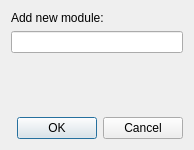
<?xml version="1.0" encoding="UTF-8"?>
<ui version="4.0">
 <class>Dialog</class>
 <widget class="QDialog" name="Dialog">
  <property name="geometry">
   <rect>
    <x>0</x>
    <y>0</y>
    <width>194</width>
    <height>150</height>
   </rect>
  </property>
  <property name="windowTitle">
   <string>New module...</string>
  </property>
  <layout class="QVBoxLayout" name="verticalLayout">
   <item>
    <widget class="QLabel" name="labelHeader">
     <property name="text">
      <string>Add new module:</string>
     </property>
    </widget>
   </item>
   <item>
    <widget class="QLineEdit" name="lineEditNewModule"/>
   </item>
   <item>
    <spacer name="verticalSpacer">
     <property name="orientation">
      <enum>Qt::Vertical</enum>
     </property>
     <property name="sizeHint" stdset="0">
      <size>
       <width>20</width>
       <height>40</height>
      </size>
     </property>
    </spacer>
   </item>
   <item>
    <widget class="QDialogButtonBox" name="buttonBox">
     <property name="orientation">
      <enum>Qt::Horizontal</enum>
     </property>
     <property name="standardButtons">
      <set>QDialogButtonBox::Cancel|QDialogButtonBox::Ok</set>
     </property>
    </widget>
   </item>
  </layout>
 </widget>
 <resources/>
 <connections>
  <connection>
   <sender>buttonBox</sender>
   <signal>accepted()</signal>
   <receiver>Dialog</receiver>
   <slot>accept()</slot>
   <hints>
    <hint type="sourcelabel">
     <x>248</x>
     <y>254</y>
    </hint>
    <hint type="destinationlabel">
     <x>157</x>
     <y>274</y>
    </hint>
   </hints>
  </connection>
  <connection>
   <sender>buttonBox</sender>
   <signal>rejected()</signal>
   <receiver>Dialog</receiver>
   <slot>reject()</slot>
   <hints>
    <hint type="sourcelabel">
     <x>316</x>
     <y>260</y>
    </hint>
    <hint type="destinationlabel">
     <x>286</x>
     <y>274</y>
    </hint>
   </hints>
  </connection>
 </connections>
</ui>
